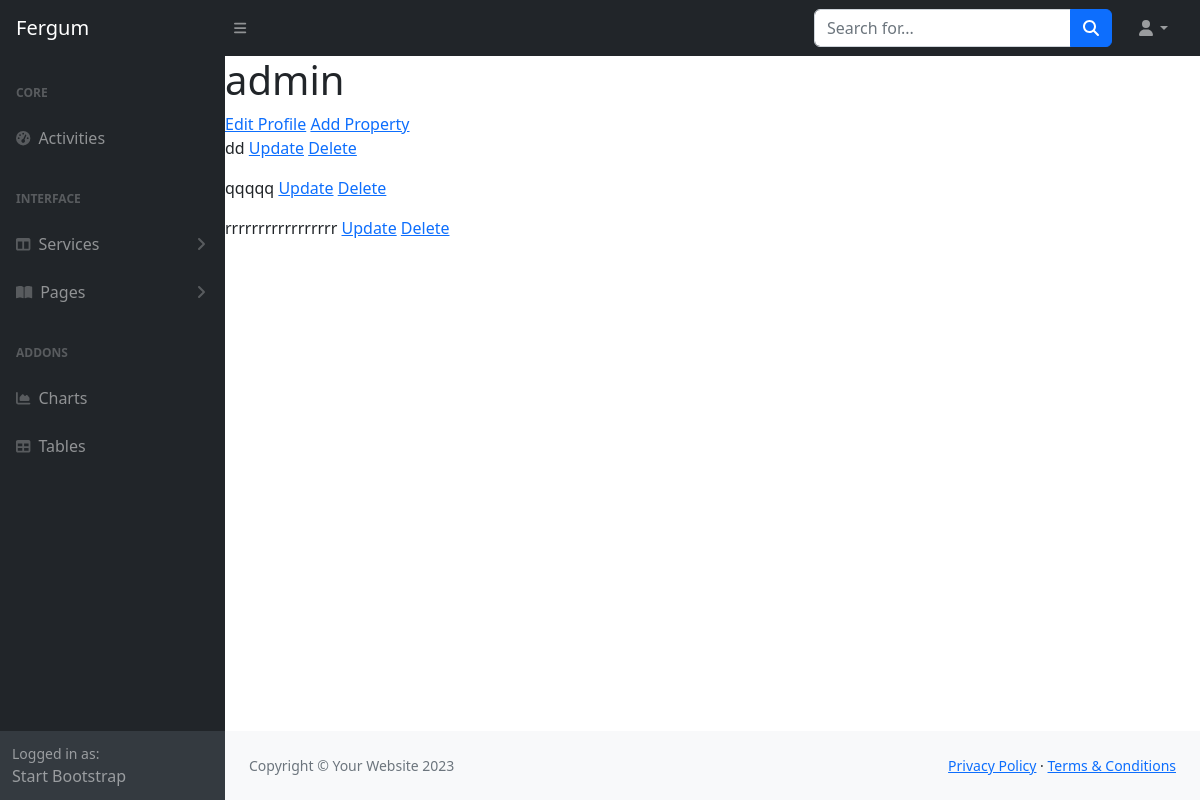
Page /profile/ (signed in) on the earlier database version.
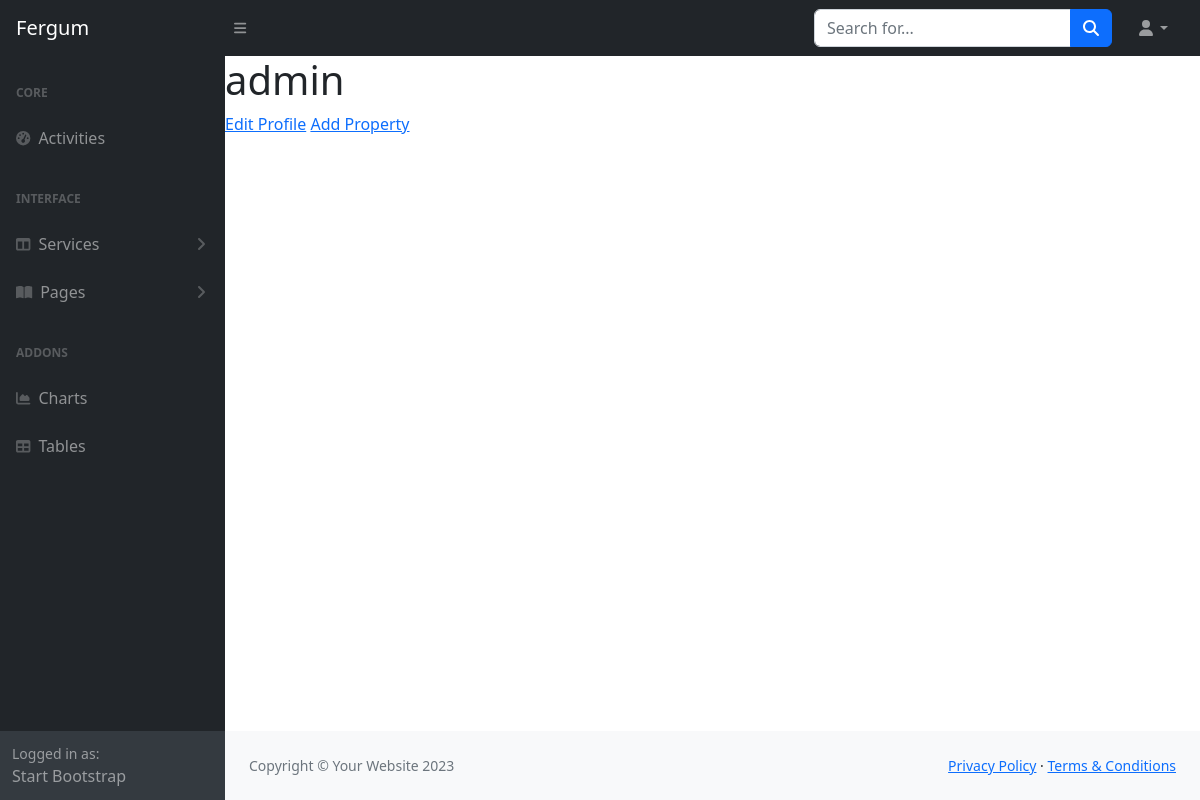
Same page on the later database version.
### properties/models.py (models this page shows, shortened)
class Property(models.Model):
    id = models.UUIDField(
        primary_key=True, default=uuid.uuid4, editable=False)
    owner = models.ForeignKey(
        Profile, null=True, blank=True, on_delete=models.CASCADE)
    name = models.CharField(max_length=200, blank=True, null=True)
    city = models.CharField(max_length=200, blank=True, null=True)
    country = models.CharField(max_length=200, blank=True, null=True)
    adress = models.CharField(max_length=200, blank=True, null=True)
    latitude = models.CharField(max_length=200, blank=True, null=True)
    longitude = models.CharField(max_length=200, blank=True, null=True)

### users/views.py (the view)
# urls.py: path('profile/', views.profile, name='profile'),
def profile(request):
    profile = request.user.profile
    context = {'profile': profile, }
    return render(request, 'users/profile.html', context)

### users/templates/users/profile.html
{% extends 'main.html' %} {% block content %}
<h1>{{profile.username}}</h1>
<a href="{% url 'edit-profile' %}">Edit Profile</a>
<a href="{% url 'add-property' %}">Add Property</a>
{% for property in profile.property_set.all %}
<p>
  {{ property.name }}
  <a href="{% url 'update-property' property.id %}">Update</a>
  <a href="{% url 'delete-property' property.id %}">Delete</a>
</p>
{% endfor %} {% endblock %}

Differences in the rows shown:
removed Property: name "dd"
removed Property: name "qqqqq"
removed Property: name "rrrrrrrrrrrrrrrrr"
